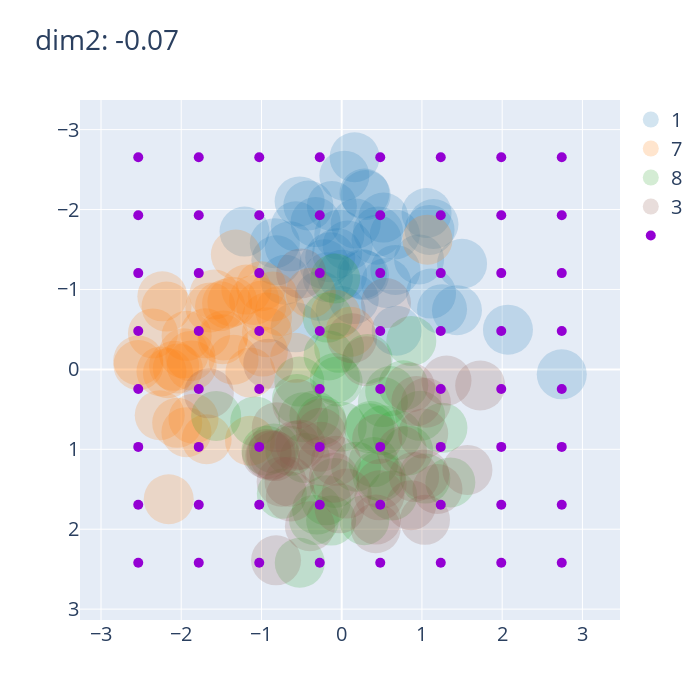

Notebook source saved alongside this figure:
### Markdown cell above
---
以下のように潜在ベクトルを変化させます．
変化させない次元の値は，その次元での平均値を設定してます．

---
Change the latent vector as follows. The value of the dimension that is not changed is set to the average value in that dimension.

---

### Code cell
# latent codes of test dataset 
trace = []
for i in range(len(numbers)):
    m = latents[labels==numbers[i]]
    _x = m[:, target_dims[0]] 
    _y = m[:, target_dims[1]]
    trace.append(go.Scatter(x=_x, y=_y, mode="markers", name=f"{numbers[i]}", 
                              marker = dict(size=50, opacity=0.2, color=colors[i])))
    
# customized latent codes
m = latents[labels==numbers[i]]
x = target_latents[:,target_dims[0]]
y = target_latents[:,target_dims[1]]
trace.append(go.Scatter(x=x, y=y, mode="markers", name=f"",
                          marker = dict(size=10, color="DarkViolet")))

for i, dim in enumerate(fixed_dims):
    t = f"dim{dim}: {str(np.round(fixed_mean[i], 2))}"
    if i == 0:
        title = t
    else:
        title = title + f", {t}"
layout = go.Layout(yaxis=dict(autorange="reversed"), width=700, height=700, title=title, font=dict(size=20))
data = trace
fig = dict(data=data, layout=layout)
iplot(fig)
